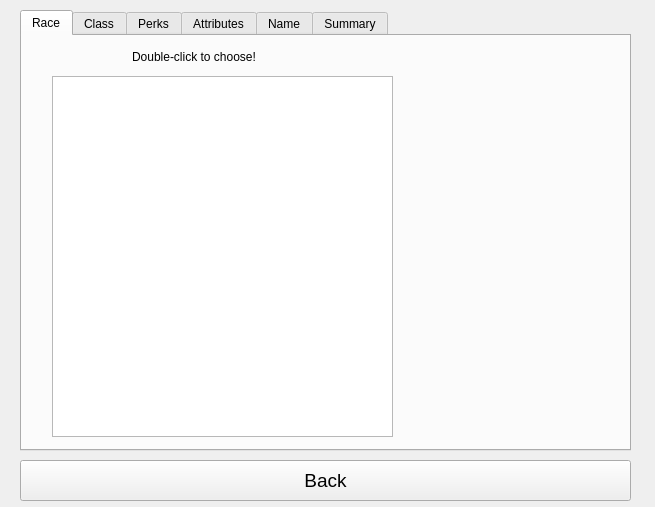
<?xml version="1.0" encoding="UTF-8"?>
<ui version="4.0">
 <class>CreateHero</class>
 <widget class="QWidget" name="CreateHero">
  <property name="geometry">
   <rect>
    <x>0</x>
    <y>0</y>
    <width>655</width>
    <height>507</height>
   </rect>
  </property>
  <property name="windowTitle">
   <string>Form</string>
  </property>
  <widget class="QTabWidget" name="tabWidget">
   <property name="geometry">
    <rect>
     <x>20</x>
     <y>10</y>
     <width>611</width>
     <height>441</height>
    </rect>
   </property>
   <property name="currentIndex">
    <number>0</number>
   </property>
   <widget class="QWidget" name="tab">
    <attribute name="title">
     <string>Race</string>
    </attribute>
    <widget class="QListWidget" name="raceWidget">
     <property name="geometry">
      <rect>
       <x>30</x>
       <y>40</y>
       <width>341</width>
       <height>361</height>
      </rect>
     </property>
    </widget>
    <widget class="QLabel" name="label_9">
     <property name="geometry">
      <rect>
       <x>110</x>
       <y>10</y>
       <width>141</width>
       <height>21</height>
      </rect>
     </property>
     <property name="text">
      <string>Double-click to choose!</string>
     </property>
    </widget>
   </widget>
   <widget class="QWidget" name="tab_2">
    <attribute name="title">
     <string>Class</string>
    </attribute>
    <widget class="QListWidget" name="classWidget">
     <property name="geometry">
      <rect>
       <x>30</x>
       <y>40</y>
       <width>341</width>
       <height>361</height>
      </rect>
     </property>
    </widget>
    <widget class="QLabel" name="label_8">
     <property name="geometry">
      <rect>
       <x>116</x>
       <y>10</y>
       <width>151</width>
       <height>21</height>
      </rect>
     </property>
     <property name="text">
      <string>Double-click to choose!</string>
     </property>
    </widget>
   </widget>
   <widget class="QWidget" name="tab_4">
    <attribute name="title">
     <string>Perks</string>
    </attribute>
    <widget class="QListWidget" name="perksWidget">
     <property name="geometry">
      <rect>
       <x>30</x>
       <y>40</y>
       <width>341</width>
       <height>361</height>
      </rect>
     </property>
    </widget>
    <widget class="QLabel" name="label_7">
     <property name="geometry">
      <rect>
       <x>130</x>
       <y>10</y>
       <width>151</width>
       <height>21</height>
      </rect>
     </property>
     <property name="text">
      <string>Choose 3! (double-click)</string>
     </property>
    </widget>
   </widget>
   <widget class="QWidget" name="tab_5">
    <attribute name="title">
     <string>Attributes</string>
    </attribute>
    <widget class="QSpinBox" name="strBox">
     <property name="geometry">
      <rect>
       <x>350</x>
       <y>150</y>
       <width>71</width>
       <height>21</height>
      </rect>
     </property>
    </widget>
    <widget class="QSpinBox" name="agiBox">
     <property name="geometry">
      <rect>
       <x>350</x>
       <y>180</y>
       <width>71</width>
       <height>21</height>
      </rect>
     </property>
    </widget>
    <widget class="QSpinBox" name="dexBox">
     <property name="geometry">
      <rect>
       <x>350</x>
       <y>210</y>
       <width>71</width>
       <height>21</height>
      </rect>
     </property>
    </widget>
    <widget class="QSpinBox" name="intBox">
     <property name="geometry">
      <rect>
       <x>350</x>
       <y>240</y>
       <width>71</width>
       <height>21</height>
      </rect>
     </property>
    </widget>
    <widget class="QLabel" name="label">
     <property name="geometry">
      <rect>
       <x>250</x>
       <y>150</y>
       <width>81</width>
       <height>21</height>
      </rect>
     </property>
     <property name="text">
      <string>Strength</string>
     </property>
    </widget>
    <widget class="QLabel" name="label_2">
     <property name="geometry">
      <rect>
       <x>250</x>
       <y>180</y>
       <width>81</width>
       <height>21</height>
      </rect>
     </property>
     <property name="text">
      <string>Agility</string>
     </property>
    </widget>
    <widget class="QLabel" name="label_3">
     <property name="geometry">
      <rect>
       <x>250</x>
       <y>210</y>
       <width>81</width>
       <height>21</height>
      </rect>
     </property>
     <property name="text">
      <string>Dexterity</string>
     </property>
    </widget>
    <widget class="QLabel" name="label_4">
     <property name="geometry">
      <rect>
       <x>250</x>
       <y>240</y>
       <width>81</width>
       <height>21</height>
      </rect>
     </property>
     <property name="text">
      <string>Intelligence</string>
     </property>
    </widget>
   </widget>
   <widget class="QWidget" name="tab_6">
    <attribute name="title">
     <string>Name</string>
    </attribute>
    <widget class="QLineEdit" name="nameWidget">
     <property name="geometry">
      <rect>
       <x>60</x>
       <y>50</y>
       <width>291</width>
       <height>31</height>
      </rect>
     </property>
     <property name="text">
      <string/>
     </property>
    </widget>
    <widget class="QSpinBox" name="ageBox">
     <property name="geometry">
      <rect>
       <x>220</x>
       <y>120</y>
       <width>42</width>
       <height>22</height>
      </rect>
     </property>
    </widget>
    <widget class="QLabel" name="label_5">
     <property name="geometry">
      <rect>
       <x>166</x>
       <y>120</y>
       <width>41</width>
       <height>21</height>
      </rect>
     </property>
     <property name="text">
      <string>Age</string>
     </property>
    </widget>
    <widget class="QLabel" name="label_6">
     <property name="geometry">
      <rect>
       <x>70</x>
       <y>20</y>
       <width>81</width>
       <height>21</height>
      </rect>
     </property>
     <property name="text">
      <string>Name</string>
     </property>
    </widget>
   </widget>
   <widget class="QWidget" name="tab_7">
    <attribute name="title">
     <string>Summary</string>
    </attribute>
    <widget class="QLabel" name="raceLabel">
     <property name="geometry">
      <rect>
       <x>20</x>
       <y>130</y>
       <width>141</width>
       <height>31</height>
      </rect>
     </property>
     <property name="font">
      <font>
       <pointsize>10</pointsize>
      </font>
     </property>
     <property name="text">
      <string>Race</string>
     </property>
    </widget>
    <widget class="QLabel" name="classLabel">
     <property name="geometry">
      <rect>
       <x>20</x>
       <y>170</y>
       <width>141</width>
       <height>31</height>
      </rect>
     </property>
     <property name="font">
      <font>
       <pointsize>10</pointsize>
      </font>
     </property>
     <property name="text">
      <string>Class</string>
     </property>
    </widget>
    <widget class="QLabel" name="skillLabel1">
     <property name="geometry">
      <rect>
       <x>240</x>
       <y>140</y>
       <width>141</width>
       <height>31</height>
      </rect>
     </property>
     <property name="text">
      <string>Skill 1</string>
     </property>
    </widget>
    <widget class="QLabel" name="perkLabel1">
     <property name="geometry">
      <rect>
       <x>400</x>
       <y>140</y>
       <width>191</width>
       <height>31</height>
      </rect>
     </property>
     <property name="text">
      <string>Perk 1</string>
     </property>
    </widget>
    <widget class="QLabel" name="perkLabel2">
     <property name="geometry">
      <rect>
       <x>400</x>
       <y>180</y>
       <width>191</width>
       <height>31</height>
      </rect>
     </property>
     <property name="text">
      <string>Perk 2</string>
     </property>
    </widget>
    <widget class="QLabel" name="perkLabel3">
     <property name="geometry">
      <rect>
       <x>400</x>
       <y>220</y>
       <width>191</width>
       <height>31</height>
      </rect>
     </property>
     <property name="text">
      <string>Perk 3</string>
     </property>
    </widget>
    <widget class="QLabel" name="skillLabel2">
     <property name="geometry">
      <rect>
       <x>240</x>
       <y>180</y>
       <width>141</width>
       <height>31</height>
      </rect>
     </property>
     <property name="text">
      <string>Skill 2</string>
     </property>
    </widget>
    <widget class="QLabel" name="skillLabel3">
     <property name="geometry">
      <rect>
       <x>240</x>
       <y>220</y>
       <width>141</width>
       <height>31</height>
      </rect>
     </property>
     <property name="text">
      <string>Skill 3</string>
     </property>
    </widget>
    <widget class="QLabel" name="nameLabel">
     <property name="geometry">
      <rect>
       <x>20</x>
       <y>20</y>
       <width>561</width>
       <height>41</height>
      </rect>
     </property>
     <property name="font">
      <font>
       <pointsize>14</pointsize>
      </font>
     </property>
     <property name="text">
      <string>Name</string>
     </property>
    </widget>
    <widget class="QLabel" name="strLabel">
     <property name="geometry">
      <rect>
       <x>20</x>
       <y>250</y>
       <width>121</width>
       <height>16</height>
      </rect>
     </property>
     <property name="text">
      <string>Str</string>
     </property>
    </widget>
    <widget class="QLabel" name="agiLabel">
     <property name="geometry">
      <rect>
       <x>20</x>
       <y>270</y>
       <width>121</width>
       <height>16</height>
      </rect>
     </property>
     <property name="text">
      <string>Agi</string>
     </property>
    </widget>
    <widget class="QLabel" name="dexLabel">
     <property name="geometry">
      <rect>
       <x>20</x>
       <y>290</y>
       <width>121</width>
       <height>16</height>
      </rect>
     </property>
     <property name="text">
      <string>Dex</string>
     </property>
    </widget>
    <widget class="QLabel" name="intLabel">
     <property name="geometry">
      <rect>
       <x>20</x>
       <y>310</y>
       <width>121</width>
       <height>16</height>
      </rect>
     </property>
     <property name="text">
      <string>Int</string>
     </property>
    </widget>
    <widget class="QPushButton" name="SaveButton">
     <property name="geometry">
      <rect>
       <x>470</x>
       <y>360</y>
       <width>111</width>
       <height>41</height>
      </rect>
     </property>
     <property name="font">
      <font>
       <pointsize>10</pointsize>
      </font>
     </property>
     <property name="text">
      <string>Save</string>
     </property>
    </widget>
    <widget class="QLabel" name="ageLabel">
     <property name="geometry">
      <rect>
       <x>20</x>
       <y>60</y>
       <width>181</width>
       <height>41</height>
      </rect>
     </property>
     <property name="font">
      <font>
       <pointsize>11</pointsize>
      </font>
     </property>
     <property name="text">
      <string>Age</string>
     </property>
    </widget>
   </widget>
  </widget>
  <widget class="QPushButton" name="backButton">
   <property name="geometry">
    <rect>
     <x>20</x>
     <y>460</y>
     <width>611</width>
     <height>41</height>
    </rect>
   </property>
   <property name="font">
    <font>
     <pointsize>14</pointsize>
     <weight>50</weight>
     <italic>false</italic>
     <bold>false</bold>
     <underline>false</underline>
     <strikeout>false</strikeout>
     <kerning>true</kerning>
    </font>
   </property>
   <property name="text">
    <string>Back</string>
   </property>
  </widget>
 </widget>
 <resources/>
 <connections/>
</ui>
